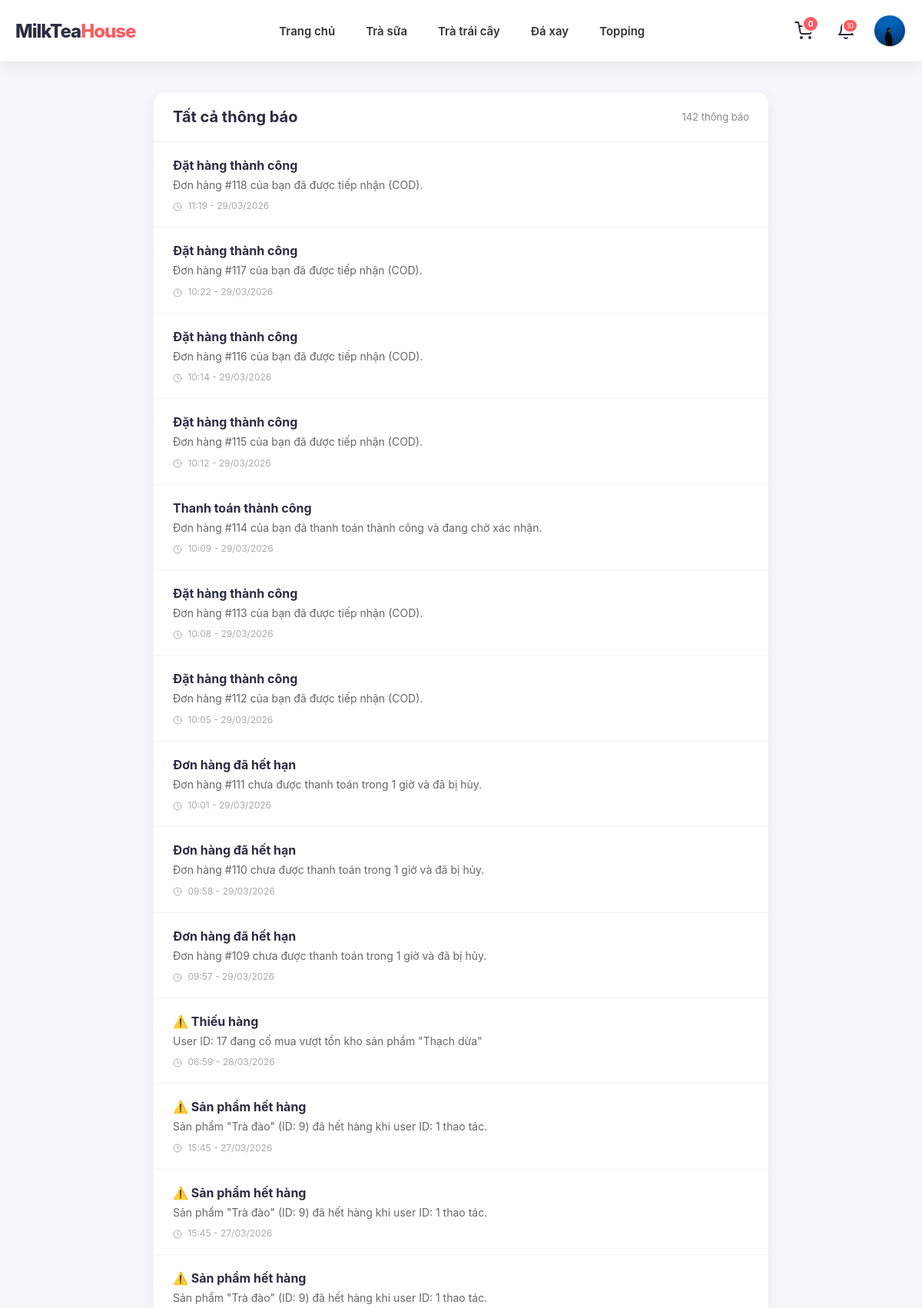
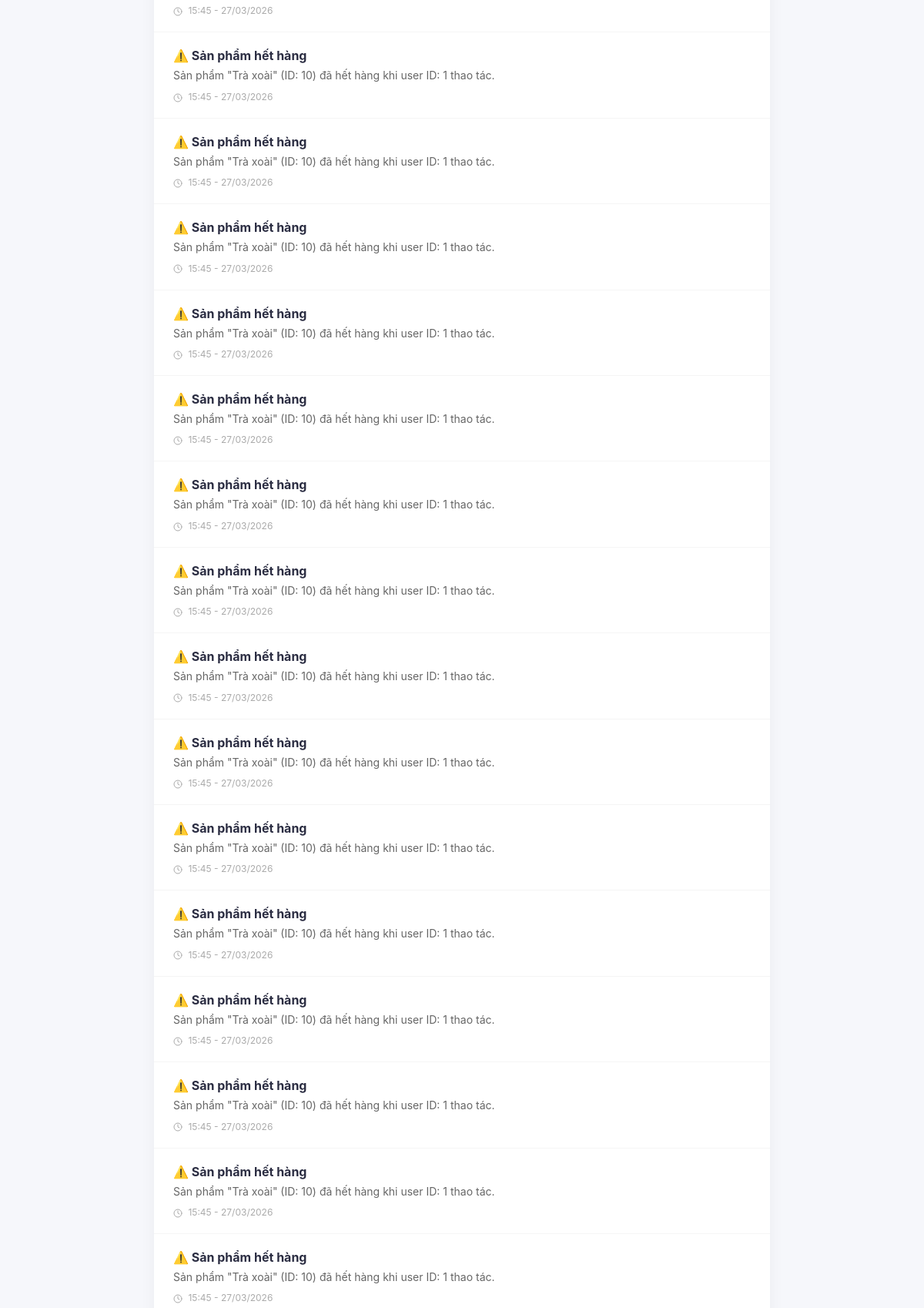
The page /pages/notifications.php (signed in, upper part) on the database its author committed (2 pictures, top to bottom).
### tables this page shows
CREATE TABLE `notifications` (
  `id` int(11) NOT NULL,
  `user_id` int(11) DEFAULT NULL,
  `title` varchar(255) NOT NULL,
  `message` text NOT NULL,
  `link` varchar(255) DEFAULT NULL,
  `is_read` tinyint(1) DEFAULT 0,
  `created_at` timestamp NOT NULL DEFAULT current_timestamp(),
  `type` varchar(50) DEFAULT NULL,
  `ref_id` int(11) DEFAULT NULL
);

### pages/notifications.php (the view, shortened to what this page needs)
<?php
require_once(__DIR__ . "/../config/config.php");
$uid = (int)$_SESSION['user_id'];
mysqli_query($conn, "UPDATE notifications SET is_read = 1 WHERE user_id = $uid OR user_id IS NULL");
$sql = "SELECT * FROM notifications
        WHERE user_id = $uid OR user_id IS NULL
        ORDER BY created_at DESC";
$res = mysqli_query($conn, $sql);
$all_notifications = [];
while ($row = mysqli_fetch_assoc($res)) {
    $all_notifications[] = $row;
}
include(__DIR__ . "/../includes/header.php");
?>
<main class="noti-page-container">
    <div class="noti-card">
        <div class="noti-page-header">
            <h2>Tất cả thông báo</h2>
            <span style="font-size: 13px; color: #888;"><?= count($all_notifications) ?> thông báo</span>
        </div>
        <div class="noti-full-list">
            <?php if (empty($all_notifications)): ?>
                <div class="noti-page-empty">
                    <svg xmlns="http://www.w3.org/2000/svg" width="64" height="64" viewBox="0 0 24 24" fill="none" stroke="currentColor" stroke-width="1" stroke-linecap="round" stroke-linejoin="round">
                        <path d="M18 8A6 6 0 0 0 6 8c0 7-3 9-3 9h18s-3-2-3-9"></path>
                        <path d="M13.73 21a2 2 0 0 1-3.46 0"></path>
                    </svg>
                    <p>Bạn chưa có thông báo nào.</p>
                </div>
            <?php else: ?>
                <?php foreach ($all_notifications as $noti): ?>
                    <a href="<?= $noti['link'] ? BASE_URL . $noti['link'] : 'javascript:void(0)' ?>"
                       class="noti-full-item <?= $noti['user_id'] === null ? 'is-public' : '' ?>">
                        <div class="noti-full-title">
                            <?= htmlspecialchars($noti['title']) ?>
                        </div>
                        <div class="noti-full-msg"><?= htmlspecialchars($noti['message']) ?></div>
                        <div class="noti-full-time">
                            <?= date('H:i - d/m/Y', strtotime($noti['created_at'])) ?>
                        </div>
                    </a>
                <?php endforeach; ?>
            <?php endif; ?>
        </div>
    </div>
</main>
<?php include(__DIR__ . "/../includes/footer.php"); ?>

### css/base.css (style rules this page uses)
body { margin: 0; font-family: "Inter", "Segoe UI", sans-serif; background: #f6f7fb; color: #333; }

### css/layout.css (style rules this page uses)
:root { --primary-color: #ff5a5f; --secondary-color: #2b2d42; --text-color: #333; --light-gray: #f8f9fa; --border-color: #eee; --shadow: 0 4px 20px rgba(0, 0, 0, 0.08); --transition: all 0.3s ease; }

### css/notifications.css (style rules this page uses)
.noti-page-container { max-width: 800px; margin: 40px auto; padding: 0 20px; min-height: calc(100vh - 300px); }
.noti-card { background: #fff; border-radius: 15px; box-shadow: 0 4px 20px rgba(0,0,0,0.05); overflow: hidden; }
.noti-page-header { padding: 20px 25px; border-bottom: 1px solid #eee; display: flex; justify-content: space-between; align-items: center; }
.noti-page-header h2 { margin: 0; font-size: 20px; color: var(--secondary-color); }
.noti-full-list { list-style: none; padding: 0; margin: 0; }
.noti-full-item { padding: 20px 25px; border-bottom: 1px solid #f5f5f5; display: block; text-decoration: none; transition: all 0.3s ease; position: relative; }
.noti-full-title { font-weight: 700; font-size: 16px; color: var(--secondary-color); margin-bottom: 5px; }
.noti-full-msg { font-size: 14px; color: #666; line-height: 1.6; margin-bottom: 8px; }
.noti-full-time { font-size: 12px; color: #aaa; }

### rows shown on the page
notifications: title "Đặt hàng thành công", message "Đơn hàng #118 của bạn đã được tiếp nhận (COD).", created_at "11:19 - 29/03/2026"
notifications: title "Đặt hàng thành công", message "Đơn hàng #117 của bạn đã được tiếp nhận (COD).", created_at "10:22 - 29/03/2026"
notifications: title "Đặt hàng thành công", message "Đơn hàng #116 của bạn đã được tiếp nhận (COD).", created_at "10:14 - 29/03/2026"
notifications: title "Đặt hàng thành công", message "Đơn hàng #115 của bạn đã được tiếp nhận (COD).", created_at "10:12 - 29/03/2026"
notifications: title "Thanh toán thành công", message "Đơn hàng #114 của bạn đã thanh toán thành công và đang chờ xác nhận.", created_at "10:09 - 29/03/2026"
notifications: title "Đặt hàng thành công", message "Đơn hàng #113 của bạn đã được tiếp nhận (COD).", created_at "10:08 - 29/03/2026"
notifications: title "Đặt hàng thành công", message "Đơn hàng #112 của bạn đã được tiếp nhận (COD).", created_at "10:05 - 29/03/2026"
notifications: title "Đơn hàng đã hết hạn", message "Đơn hàng #111 chưa được thanh toán trong 1 giờ và đã bị hủy.", created_at "10:01 - 29/03/2026"
notifications: title "Đơn hàng đã hết hạn", message "Đơn hàng #110 chưa được thanh toán trong 1 giờ và đã bị hủy.", created_at "09:58 - 29/03/2026"
notifications: title "Đơn hàng đã hết hạn", message "Đơn hàng #109 chưa được thanh toán trong 1 giờ và đã bị hủy.", created_at "09:57 - 29/03/2026"
notifications: title "⚠️ Thiếu hàng", message "User ID: 17 đang cố mua vượt tồn kho sản phẩm \"Thạch dừa\"", created_at "06:59 - 28/03/2026"
notifications: title "⚠️ Sản phẩm hết hàng", message "Sản phẩm \"Trà đào\" (ID: 9) đã hết hàng khi user ID: 1 thao tác.", created_at "15:45 - 27/03/2026"
notifications: title "⚠️ Sản phẩm hết hàng", message "Sản phẩm \"Trà đào\" (ID: 9) đã hết hàng khi user ID: 1 thao tác.", created_at "15:45 - 27/03/2026"
notifications: title "⚠️ Sản phẩm hết hàng", message "Sản phẩm \"Trà đào\" (ID: 9) đã hết hàng khi user ID: 1 thao tác.", created_at "15:45 - 27/03/2026"
notifications: title "⚠️ Sản phẩm hết hàng", message "Sản phẩm \"Trà xoài\" (ID: 10) đã hết hàng khi user ID: 1 thao tác.", created_at "15:45 - 27/03/2026"
notifications: title "⚠️ Sản phẩm hết hàng", message "Sản phẩm \"Trà xoài\" (ID: 10) đã hết hàng khi user ID: 1 thao tác.", created_at "15:45 - 27/03/2026"
notifications: title "⚠️ Sản phẩm hết hàng", message "Sản phẩm \"Trà xoài\" (ID: 10) đã hết hàng khi user ID: 1 thao tác.", created_at "15:45 - 27/03/2026"
notifications: title "⚠️ Sản phẩm hết hàng", message "Sản phẩm \"Trà xoài\" (ID: 10) đã hết hàng khi user ID: 1 thao tác.", created_at "15:45 - 27/03/2026"
notifications: title "⚠️ Sản phẩm hết hàng", message "Sản phẩm \"Trà xoài\" (ID: 10) đã hết hàng khi user ID: 1 thao tác.", created_at "15:45 - 27/03/2026"
notifications: title "⚠️ Sản phẩm hết hàng", message "Sản phẩm \"Trà xoài\" (ID: 10) đã hết hàng khi user ID: 1 thao tác.", created_at "15:45 - 27/03/2026"
notifications: title "⚠️ Sản phẩm hết hàng", message "Sản phẩm \"Trà xoài\" (ID: 10) đã hết hàng khi user ID: 1 thao tác.", created_at "15:45 - 27/03/2026"
notifications: title "⚠️ Sản phẩm hết hàng", message "Sản phẩm \"Trà xoài\" (ID: 10) đã hết hàng khi user ID: 1 thao tác.", created_at "15:45 - 27/03/2026"
notifications: title "⚠️ Sản phẩm hết hàng", message "Sản phẩm \"Trà xoài\" (ID: 10) đã hết hàng khi user ID: 1 thao tác.", created_at "15:45 - 27/03/2026"
notifications: title "⚠️ Sản phẩm hết hàng", message "Sản phẩm \"Trà xoài\" (ID: 10) đã hết hàng khi user ID: 1 thao tác.", created_at "15:45 - 27/03/2026"
notifications: title "⚠️ Sản phẩm hết hàng", message "Sản phẩm \"Trà xoài\" (ID: 10) đã hết hàng khi user ID: 1 thao tác.", created_at "15:45 - 27/03/2026"
notifications: title "⚠️ Sản phẩm hết hàng", message "Sản phẩm \"Trà xoài\" (ID: 10) đã hết hàng khi user ID: 1 thao tác.", created_at "15:45 - 27/03/2026"
notifications: title "⚠️ Sản phẩm hết hàng", message "Sản phẩm \"Trà xoài\" (ID: 10) đã hết hàng khi user ID: 1 thao tác.", created_at "15:45 - 27/03/2026"
notifications: title "⚠️ Sản phẩm hết hàng", message "Sản phẩm \"Trà xoài\" (ID: 10) đã hết hàng khi user ID: 1 thao tác.", created_at "15:45 - 27/03/2026"
notifications: title "⚠️ Sản phẩm hết hàng", message "Sản phẩm \"Trà xoài\" (ID: 10) đã hết hàng khi user ID: 1 thao tác.", created_at "15:45 - 27/03/2026"

### other values the page prints
$cartCount "0"
$unreadCount "10"
count($all_notifications) "142"
